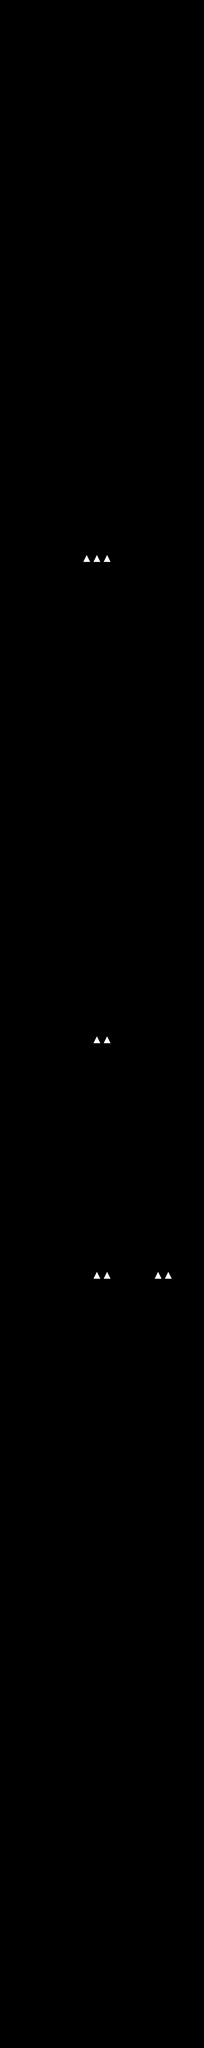

The image is a tile-based game level rendered from a .tmx file. Its description and source (layers, tilesets, objects; grid data summarised) follow:
An orthogonal 20x200 tile map with 64x64 px tiles, 2 tile layers (tileLayer, hazardLayer) and 369 objects (179x color, 76x coin, 16x plant2, 15x walker, 14x plant3, ...).

<map version="1.0" orientation="orthogonal" renderorder="right-down" width="20" height="200" tilewidth="64" tileheight="64" nextobjectid="433">
    <tileset firstgid="1" name="worlds" tilewidth="64" tileheight="64" spacing="16" margin="8" tilecount="9" columns="9">
        <image source="tiles.png" width="720" height="80" />
    </tileset>
    <layer name="tileLayer" width="20" height="200">
        <data>[4000 cells, 1364 non-empty, 8 distinct tile ids]</data>
    </layer>
    <objectgroup name="gameObjects">
        <object id="1" name="walker" x="64" y="704" width="64" height="128" />
        <object id="2" name="walker" x="256" y="704" width="64" height="128" />
        <object id="3" name="flyer" x="832" y="768" width="64" height="128" />
        <object id="4" name="coin" x="128" y="640" width="64" height="64" />
        <object id="5" name="coin" x="64" y="2624" width="64" height="64" />
        <object id="6" name="coin" x="192" y="640" width="64" height="64" />
        <object id="7" name="spike" x="640" y="640" width="64" height="64" />
        <object id="8" name="player" x="128" y="12416" width="64" height="128" />
        <object id="9" name="walker" x="640" y="2880" width="64" height="128" />
        <object id="10" name="walker" x="256" y="2560" width="64" height="128" />
        <object id="14" name="flyer" x="640" y="3840" width="64" height="128" />
        <object id="15" name="flyer" x="576" y="6272" width="64" height="128" />
        <object id="16" name="walker" x="1152" y="6848" width="64" height="128" />
        <object id="17" name="walker" x="64" y="6848" width="64" height="128" />
        <object id="18" name="walker" x="256" y="9728" width="64" height="128" />
        <object id="19" name="walker" x="576" y="9728" width="64" height="128" />
        <object id="20" name="walker" x="704" y="10496" width="64" height="128" />
        <object id="21" name="walker" x="576" y="12480" width="64" height="128" />
        <object id="22" name="shooter" x="832" y="12480" width="64" height="128" />
        <object id="23" name="flyer" x="448" y="11840" width="64" height="128" />
        <object id="24" name="spike" x="384" y="10752" width="64" height="64" />
        <object id="25" name="spike" x="896" y="9984" width="64" height="64" />
        <object id="26" name="spike" x="384" y="8192" width="64" height="64" />
        <object id="27" name="spike" x="128" y="6400" width="64" height="64" />
        <object id="28" name="spike" x="1088" y="6400" width="64" height="64" />
        <object id="29" name="spike" x="896" y="2496" width="64" height="64" />
        <object id="30" name="spike" x="128" y="1280" width="64" height="64" />
        <object id="31" name="exit" x="64" y="0" width="128" height="192" />
        <object id="32" name="staticshooter" x="64" y="1024" width="64" height="128" />
        <object id="33" name="staticshooter" x="1088" y="2752" width="64" height="128" />
        <object id="34" name="staticshooter" x="1088" y="3584" width="64" height="128" />
        <object id="35" name="staticshooter" x="768" y="5056" width="64" height="128" />
        <object id="36" name="staticshooter" x="128" y="6144" width="64" height="128" />
        <object id="37" name="staticshooter" x="1088" y="6144" width="64" height="128" />
        <object id="38" name="staticshooter" x="128" y="9536" width="64" height="128" />
        <object id="39" name="staticshooter" x="448" y="9344" width="64" height="128" />
        <object id="40" name="staticshooter" x="768" y="10496" width="64" height="128" />
        <object id="48" name="coin" x="1152" y="5696" width="64" height="64" />
        <object id="49" name="coin" x="1152" y="5632" width="64" height="64" />
        <object id="50" name="coin" x="64" y="5632" width="64" height="64" />
        <object id="51" name="coin" x="64" y="5696" width="64" height="64" />
        <object id="52" name="coin" x="1152" y="6016" width="64" height="64" />
        <object id="53" name="coin" x="64" y="6016" width="64" height="64" />
        <object id="54" name="coin" x="1152" y="6656" width="64" height="64" />
        <object id="55" name="coin" x="64" y="6656" width="64" height="64" />
        <object id="56" name="coin" x="128" y="6912" width="64" height="64" />
        <object id="57" name="coin" x="192" y="6912" width="64" height="64" />
        <object id="58" name="coin" x="256" y="6912" width="64" height="64" />
        <object id="59" name="coin" x="960" y="6912" width="64" height="64" />
        <object id="60" name="coin" x="1024" y="6912" width="64" height="64" />
        <object id="61" name="coin" x="1088" y="6912" width="64" height="64" />
        <object id="62" name="coin" x="1024" y="10752" width="64" height="64" />
        <object id="63" name="coin" x="1152" y="10816" width="64" height="64" />
        <object id="64" name="coin" x="1152" y="10880" width="64" height="64" />
        <object id="65" name="coin" x="1088" y="4224" width="64" height="64" />
        <object id="66" name="coin" x="1152" y="3968" width="64" height="64" />
        <object id="67" name="coin" x="1088" y="4288" width="64" height="64" />
        <object id="68" name="coin" x="1152" y="4224" width="64" height="64" />
        <object id="70" name="coin" x="64" y="1600" width="64" height="64" />
        <object id="71" name="coin" x="64" y="1664" width="64" height="64" />
        <object id="72" name="coin" x="320" y="7424" width="64" height="64" />
        <object id="73" name="coin" x="384" y="7424" width="64" height="64" />
        <object id="74" name="coin" x="576" y="7424" width="64" height="64" />
        <object id="75" name="coin" x="640" y="7424" width="64" height="64" />
        <object id="76" name="coin" x="576" y="7744" width="64" height="64" />
        <object id="77" name="coin" x="960" y="7744" width="64" height="64" />
        <object id="78" name="coin" x="1024" y="7744" width="64" height="64" />
        <object id="79" name="coin" x="768" y="8960" width="64" height="64" />
        <object id="80" name="coin" x="576" y="8320" width="64" height="64" />
        <object id="81" name="coin" x="64" y="10240" width="64" height="64" />
        <object id="82" name="coin" x="64" y="10176" width="64" height="64" />
        <object id="83" name="coin" x="704" y="11904" width="64" height="64" />
        <object id="84" name="coin" x="768" y="11968" width="64" height="64" />
        <object id="85" name="coin" x="832" y="12032" width="64" height="64" />
        <object id="86" name="coin" x="896" y="12096" width="64" height="64" />
        <object id="87" name="coin" x="512" y="11456" width="64" height="64" />
        <object id="88" name="coin" x="576" y="11456" width="64" height="64" />
        <object id="89" name="coin" x="768" y="11456" width="64" height="64" />
        <object id="90" name="coin" x="832" y="11456" width="64" height="64" />
        <object id="91" name="coin" x="832" y="11008" width="64" height="64" />
        <object id="92" name="coin" x="896" y="11072" width="64" height="64" />
        <object id="93" name="coin" x="1088" y="10816" width="64" height="64" />
        <object id="94" name="coin" x="1088" y="10752" width="64" height="64" />
        <object id="95" name="coin" x="640" y="11008" width="64" height="64" />
        </objectgroup>
    <layer name="hazardLayer" width="20" height="200">
        <data>[4000 cells, 10 non-empty, 2 distinct tile ids]</data>
    </layer>
    <objectgroup name="colors">
        <!-- 228 objects omitted --></objectgroup>
    <objectgroup name="background">
        <!-- 14 objects omitted --></objectgroup>
</map>
<!-- 285 of 369 objects omitted -->
